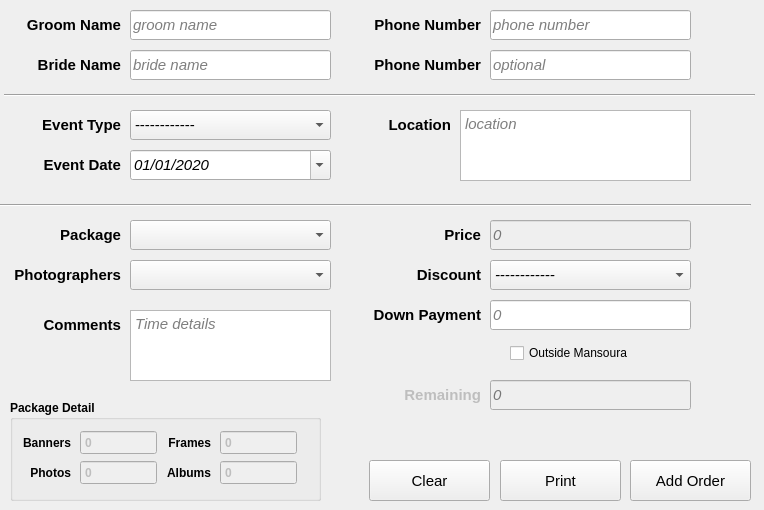
      <widget class="QWidget" name="add_sub_tab">
       <attribute name="title">
        <string>add</string>
       </attribute>
       <widget class="QLineEdit" name="lineEdit_7">
        <property name="geometry">
         <rect>
          <x>130</x>
          <y>50</y>
          <width>201</width>
          <height>30</height>
         </rect>
        </property>
        <property name="font">
         <font>
          <pointsize>11</pointsize>
          <italic>true</italic>
         </font>
        </property>
        <property name="text">
         <string/>
        </property>
        <property name="placeholderText">
         <string>bride name</string>
        </property>
       </widget>
       <widget class="QLineEdit" name="lineEdit_11">
        <property name="geometry">
         <rect>
          <x>490</x>
          <y>300</y>
          <width>201</width>
          <height>30</height>
         </rect>
        </property>
        <property name="font">
         <font>
          <pointsize>11</pointsize>
          <italic>true</italic>
         </font>
        </property>
        <property name="text">
         <string/>
        </property>
        <property name="placeholderText">
         <string>0</string>
        </property>
       </widget>
       <widget class="QGroupBox" name="groupBox_4">
        <property name="geometry">
         <rect>
          <x>10</x>
          <y>400</y>
          <width>311</width>
          <height>101</height>
         </rect>
        </property>
        <property name="font">
         <font>
          <weight>75</weight>
          <bold>true</bold>
         </font>
        </property>
        <property name="title">
         <string>Package Detail</string>
        </property>
        <widget class="QLabel" name="label_24">
         <property name="geometry">
          <rect>
           <x>10</x>
           <y>30</y>
           <width>51</width>
           <height>25</height>
          </rect>
         </property>
         <property name="font">
          <font>
           <family>Segoe UI</family>
           <pointsize>9</pointsize>
           <weight>75</weight>
           <bold>true</bold>
          </font>
         </property>
         <property name="text">
          <string>Banners</string>
         </property>
         <property name="alignment">
          <set>Qt::AlignRight|Qt::AlignTrailing|Qt::AlignVCenter</set>
         </property>
        </widget>
        <widget class="QLabel" name="label_25">
         <property name="geometry">
          <rect>
           <x>150</x>
           <y>30</y>
           <width>51</width>
           <height>25</height>
          </rect>
         </property>
         <property name="font">
          <font>
           <family>Segoe UI</family>
           <pointsize>9</pointsize>
           <weight>75</weight>
           <bold>true</bold>
          </font>
         </property>
         <property name="text">
          <string>Frames</string>
         </property>
         <property name="alignment">
          <set>Qt::AlignRight|Qt::AlignTrailing|Qt::AlignVCenter</set>
         </property>
        </widget>
        <widget class="QLabel" name="label_26">
         <property name="geometry">
          <rect>
           <x>10</x>
           <y>60</y>
           <width>51</width>
           <height>25</height>
          </rect>
         </property>
         <property name="font">
          <font>
           <family>Segoe UI</family>
           <pointsize>9</pointsize>
           <weight>75</weight>
           <bold>true</bold>
          </font>
         </property>
         <property name="text">
          <string>Photos</string>
         </property>
         <property name="alignment">
          <set>Qt::AlignRight|Qt::AlignTrailing|Qt::AlignVCenter</set>
         </property>
        </widget>
        <widget class="QLabel" name="label_27">
         <property name="geometry">
          <rect>
           <x>150</x>
           <y>60</y>
           <width>51</width>
           <height>25</height>
          </rect>
         </property>
         <property name="font">
          <font>
           <family>Segoe UI</family>
           <pointsize>9</pointsize>
           <weight>75</weight>
           <bold>true</bold>
          </font>
         </property>
         <property name="text">
          <string>Albums</string>
         </property>
         <property name="alignment">
          <set>Qt::AlignRight|Qt::AlignTrailing|Qt::AlignVCenter</set>
         </property>
        </widget>
        <widget class="QSpinBox" name="spinBox_5">
         <property name="enabled">
          <bool>false</bool>
         </property>
         <property name="geometry">
          <rect>
           <x>70</x>
           <y>30</y>
           <width>77</width>
           <height>25</height>
          </rect>
         </property>
         <property name="buttonSymbols">
          <enum>QAbstractSpinBox::NoButtons</enum>
         </property>
         <property name="maximum">
          <number>9999</number>
         </property>
         <property name="stepType">
          <enum>QAbstractSpinBox::DefaultStepType</enum>
         </property>
         <property name="value">
          <number>0</number>
         </property>
        </widget>
        <widget class="QSpinBox" name="spinBox_6">
         <property name="enabled">
          <bool>false</bool>
         </property>
         <property name="geometry">
          <rect>
           <x>70</x>
           <y>60</y>
           <width>77</width>
           <height>25</height>
          </rect>
         </property>
         <property name="buttonSymbols">
          <enum>QAbstractSpinBox::NoButtons</enum>
         </property>
         <property name="maximum">
          <number>9999</number>
         </property>
        </widget>
        <widget class="QSpinBox" name="spinBox_7">
         <property name="enabled">
          <bool>false</bool>
         </property>
         <property name="geometry">
          <rect>
           <x>210</x>
           <y>30</y>
           <width>77</width>
           <height>25</height>
          </rect>
         </property>
         <property name="buttonSymbols">
          <enum>QAbstractSpinBox::NoButtons</enum>
         </property>
         <property name="maximum">
          <number>9999</number>
         </property>
        </widget>
        <widget class="QSpinBox" name="spinBox_8">
         <property name="enabled">
          <bool>false</bool>
         </property>
         <property name="geometry">
          <rect>
           <x>210</x>
           <y>60</y>
           <width>77</width>
           <height>25</height>
          </rect>
         </property>
         <property name="buttonSymbols">
          <enum>QAbstractSpinBox::NoButtons</enum>
         </property>
         <property name="maximum">
          <number>9999</number>
         </property>
        </widget>
       </widget>
       <widget class="QLabel" name="label_20">
        <property name="geometry">
         <rect>
          <x>10</x>
          <y>260</y>
          <width>111</width>
          <height>30</height>
         </rect>
        </property>
        <property name="font">
         <font>
          <family>Segoe UI</family>
          <pointsize>11</pointsize>
          <weight>75</weight>
          <bold>true</bold>
         </font>
        </property>
        <property name="text">
         <string>Photographers</string>
        </property>
        <property name="alignment">
         <set>Qt::AlignRight|Qt::AlignTrailing|Qt::AlignVCenter</set>
        </property>
       </widget>
       <widget class="QLabel" name="label_11">
        <property name="geometry">
         <rect>
          <x>10</x>
          <y>10</y>
          <width>111</width>
          <height>30</height>
         </rect>
        </property>
        <property name="font">
         <font>
          <family>Segoe UI</family>
          <pointsize>11</pointsize>
          <weight>75</weight>
          <bold>true</bold>
         </font>
        </property>
        <property name="text">
         <string>Groom Name</string>
        </property>
        <property name="alignment">
         <set>Qt::AlignRight|Qt::AlignTrailing|Qt::AlignVCenter</set>
        </property>
       </widget>
       <widget class="QComboBox" name="comboBox_photographers">
        <property name="geometry">
         <rect>
          <x>130</x>
          <y>260</y>
          <width>201</width>
          <height>30</height>
         </rect>
        </property>
        <property name="font">
         <font>
          <pointsize>11</pointsize>
          <italic>true</italic>
         </font>
        </property>
       </widget>
       <widget class="QLabel" name="label_15">
        <property name="geometry">
         <rect>
          <x>10</x>
          <y>220</y>
          <width>111</width>
          <height>30</height>
         </rect>
        </property>
        <property name="font">
         <font>
          <family>Segoe UI</family>
          <pointsize>11</pointsize>
          <weight>75</weight>
          <bold>true</bold>
         </font>
        </property>
        <property name="text">
         <string>Package</string>
        </property>
        <property name="alignment">
         <set>Qt::AlignRight|Qt::AlignTrailing|Qt::AlignVCenter</set>
        </property>
       </widget>
       <widget class="QLabel" name="label_19">
        <property name="geometry">
         <rect>
          <x>370</x>
          <y>220</y>
          <width>111</width>
          <height>30</height>
         </rect>
        </property>
        <property name="font">
         <font>
          <family>Segoe UI</family>
          <pointsize>11</pointsize>
          <weight>75</weight>
          <bold>true</bold>
         </font>
        </property>
        <property name="text">
         <string>Price</string>
        </property>
        <property name="alignment">
         <set>Qt::AlignRight|Qt::AlignTrailing|Qt::AlignVCenter</set>
        </property>
       </widget>
       <widget class="QLabel" name="label_21">
        <property name="geometry">
         <rect>
          <x>370</x>
          <y>300</y>
          <width>111</width>
          <height>30</height>
         </rect>
        </property>
        <property name="font">
         <font>
          <family>Segoe UI</family>
          <pointsize>11</pointsize>
          <weight>75</weight>
          <bold>true</bold>
         </font>
        </property>
        <property name="text">
         <string>Down Payment</string>
        </property>
        <property name="alignment">
         <set>Qt::AlignRight|Qt::AlignTrailing|Qt::AlignVCenter</set>
        </property>
       </widget>
       <widget class="Line" name="line_2">
        <property name="geometry">
         <rect>
          <x>0</x>
          <y>200</y>
          <width>751</width>
          <height>10</height>
         </rect>
        </property>
        <property name="orientation">
         <enum>Qt::Horizontal</enum>
        </property>
       </widget>
       <widget class="QLineEdit" name="lineEdit_10">
        <property name="enabled">
         <bool>false</bool>
        </property>
        <property name="geometry">
         <rect>
          <x>490</x>
          <y>220</y>
          <width>201</width>
          <height>30</height>
         </rect>
        </property>
        <property name="font">
         <font>
          <pointsize>11</pointsize>
          <italic>true</italic>
         </font>
        </property>
        <property name="placeholderText">
         <string>0</string>
        </property>
       </widget>
       <widget class="QLineEdit" name="lineEdit_9">
        <property name="geometry">
         <rect>
          <x>490</x>
          <y>50</y>
          <width>201</width>
          <height>30</height>
         </rect>
        </property>
        <property name="font">
         <font>
          <pointsize>11</pointsize>
          <italic>true</italic>
         </font>
        </property>
        <property name="text">
         <string/>
        </property>
        <property name="placeholderText">
         <string>optional</string>
        </property>
       </widget>
       <widget class="QLabel" name="label_13">
        <property name="geometry">
         <rect>
          <x>340</x>
          <y>50</y>
          <width>141</width>
          <height>30</height>
         </rect>
        </property>
        <property name="font">
         <font>
          <family>Segoe UI</family>
          <pointsize>11</pointsize>
          <weight>75</weight>
          <bold>true</bold>
         </font>
        </property>
        <property name="text">
         <string>Phone Number</string>
        </property>
        <property name="alignment">
         <set>Qt::AlignRight|Qt::AlignTrailing|Qt::AlignVCenter</set>
        </property>
       </widget>
       <widget class="QLineEdit" name="lineEdit_8">
        <property name="geometry">
         <rect>
          <x>490</x>
          <y>10</y>
          <width>201</width>
          <height>30</height>
         </rect>
        </property>
        <property name="font">
         <font>
          <pointsize>11</pointsize>
          <italic>true</italic>
         </font>
        </property>
        <property name="placeholderText">
         <string>phone number</string>
        </property>
       </widget>
       <widget class="QLabel" name="label_17">
        <property name="geometry">
         <rect>
          <x>10</x>
          <y>110</y>
          <width>111</width>
          <height>30</height>
         </rect>
        </property>
        <property name="font">
         <font>
          <family>Segoe UI</family>
          <pointsize>11</pointsize>
          <weight>75</weight>
          <bold>true</bold>
         </font>
        </property>
        <property name="text">
         <string>Event Type</string>
        </property>
        <property name="alignment">
         <set>Qt::AlignRight|Qt::AlignTrailing|Qt::AlignVCenter</set>
        </property>
       </widget>
       <widget class="QLabel" name="label_14">
        <property name="geometry">
         <rect>
          <x>370</x>
          <y>10</y>
          <width>111</width>
          <height>30</height>
         </rect>
        </property>
        <property name="font">
         <font>
          <family>Segoe UI</family>
          <pointsize>11</pointsize>
          <weight>75</weight>
          <bold>true</bold>
         </font>
        </property>
        <property name="text">
         <string>Phone Number</string>
        </property>
        <property name="alignment">
         <set>Qt::AlignRight|Qt::AlignTrailing|Qt::AlignVCenter</set>
        </property>
       </widget>
       <widget class="QLabel" name="label_12">
        <property name="geometry">
         <rect>
          <x>10</x>
          <y>50</y>
          <width>111</width>
          <height>30</height>
         </rect>
        </property>
        <property name="font">
         <font>
          <family>Segoe UI</family>
          <pointsize>11</pointsize>
          <weight>75</weight>
          <bold>true</bold>
         </font>
        </property>
        <property name="text">
         <string>Bride Name</string>
        </property>
        <property name="alignment">
         <set>Qt::AlignRight|Qt::AlignTrailing|Qt::AlignVCenter</set>
        </property>
       </widget>
       <widget class="QComboBox" name="comboBox_packages">
        <property name="geometry">
         <rect>
          <x>130</x>
          <y>220</y>
          <width>201</width>
          <height>30</height>
         </rect>
        </property>
        <property name="font">
         <font>
          <pointsize>11</pointsize>
          <italic>true</italic>
         </font>
        </property>
       </widget>
       <widget class="QLabel" name="label_23">
        <property name="geometry">
         <rect>
          <x>30</x>
          <y>310</y>
          <width>91</width>
          <height>30</height>
         </rect>
        </property>
        <property name="font">
         <font>
          <family>Segoe UI</family>
          <pointsize>11</pointsize>
          <weight>75</weight>
          <bold>true</bold>
         </font>
        </property>
        <property name="text">
         <string>Comments</string>
        </property>
        <property name="alignment">
         <set>Qt::AlignRight|Qt::AlignTrailing|Qt::AlignVCenter</set>
        </property>
       </widget>
       <widget class="Line" name="line">
        <property name="geometry">
         <rect>
          <x>4</x>
          <y>90</y>
          <width>751</width>
          <height>10</height>
         </rect>
        </property>
        <property name="orientation">
         <enum>Qt::Horizontal</enum>
        </property>
       </widget>
       <widget class="QPushButton" name="pushButton_9">
        <property name="geometry">
         <rect>
          <x>630</x>
          <y>460</y>
          <width>121</width>
          <height>41</height>
         </rect>
        </property>
        <property name="font">
         <font>
          <pointsize>11</pointsize>
          <weight>50</weight>
          <italic>false</italic>
          <bold>false</bold>
         </font>
        </property>
        <property name="text">
         <string>Add Order</string>
        </property>
       </widget>
       <widget class="QLineEdit" name="lineEdit_6">
        <property name="geometry">
         <rect>
          <x>130</x>
          <y>10</y>
          <width>201</width>
          <height>30</height>
         </rect>
        </property>
        <property name="font">
         <font>
          <pointsize>11</pointsize>
          <italic>true</italic>
         </font>
        </property>
        <property name="placeholderText">
         <string>groom name</string>
        </property>
       </widget>
       <widget class="QTextEdit" name="textEdit">
        <property name="geometry">
         <rect>
          <x>460</x>
          <y>110</y>
          <width>231</width>
          <height>71</height>
         </rect>
        </property>
        <property name="font">
         <font>
          <pointsize>11</pointsize>
          <italic>true</italic>
         </font>
        </property>
        <property name="placeholderText">
         <string>location</string>
        </property>
       </widget>
       <widget class="QLabel" name="label_18">
        <property name="geometry">
         <rect>
          <x>360</x>
          <y>110</y>
          <width>91</width>
          <height>30</height>
         </rect>
        </property>
        <property name="font">
         <font>
          <family>Segoe UI</family>
          <pointsize>11</pointsize>
          <weight>75</weight>
          <bold>true</bold>
         </font>
        </property>
        <property name="text">
         <string>Location</string>
        </property>
        <property name="alignment">
         <set>Qt::AlignRight|Qt::AlignTrailing|Qt::AlignVCenter</set>
        </property>
       </widget>
       <widget class="QTextEdit" name="textEdit_2">
        <property name="geometry">
         <rect>
          <x>130</x>
          <y>310</y>
          <width>201</width>
          <height>71</height>
         </rect>
        </property>
        <property name="font">
         <font>
          <pointsize>11</pointsize>
          <italic>true</italic>
         </font>
        </property>
        <property name="placeholderText">
         <string>Time details</string>
        </property>
       </widget>
       <widget class="QLabel" name="label_16">
        <property name="geometry">
         <rect>
          <x>10</x>
          <y>150</y>
          <width>111</width>
          <height>30</height>
         </rect>
        </property>
        <property name="font">
         <font>
          <family>Segoe UI</family>
          <pointsize>11</pointsize>
          <weight>75</weight>
          <bold>true</bold>
         </font>
        </property>
        <property name="text">
         <string>Event Date</string>
        </property>
        <property name="alignment">
         <set>Qt::AlignRight|Qt::AlignTrailing|Qt::AlignVCenter</set>
        </property>
       </widget>
       <widget class="QPushButton" name="pushButton_12">
        <property name="geometry">
         <rect>
          <x>500</x>
          <y>460</y>
          <width>121</width>
          <height>41</height>
         </rect>
        </property>
        <property name="font">
         <font>
          <pointsize>11</pointsize>
          <weight>50</weight>
          <italic>false</italic>
          <bold>false</bold>
         </font>
        </property>
        <property name="text">
         <string>Print</string>
        </property>
       </widget>
       <widget class="QDateEdit" name="dateEdit_10">
        <property name="geometry">
         <rect>
          <x>130</x>
          <y>150</y>
          <width>201</width>
          <height>30</height>
         </rect>
        </property>
        <property name="font">
         <font>
          <family>Segoe UI</family>
          <pointsize>11</pointsize>
          <italic>true</italic>
         </font>
        </property>
        <property name="dateTime">
         <datetime>
          <hour>0</hour>
          <minute>0</minute>
          <second>0</second>
          <year>2020</year>
          <month>1</month>
          <day>1</day>
         </datetime>
        </property>
        <property name="displayFormat">
         <string>MM/dd/yyyy</string>
        </property>
        <property name="calendarPopup">
         <bool>true</bool>
        </property>
        <property name="timeSpec">
         <enum>Qt::TimeZone</enum>
        </property>
       </widget>
       <widget class="QComboBox" name="comboBox_2">
        <property name="geometry">
         <rect>
          <x>130</x>
          <y>110</y>
          <width>201</width>
          <height>30</height>
         </rect>
        </property>
        <property name="font">
         <font>
          <pointsize>11</pointsize>
         </font>
        </property>
        <item>
         <property name="text">
          <string>------------</string>
         </property>
        </item>
        <item>
         <property name="text">
          <string>Wedding</string>
         </property>
        </item>
        <item>
         <property name="text">
          <string>Casual</string>
         </property>
        </item>
        <item>
         <property name="text">
          <string>Engagement</string>
         </property>
        </item>
        <item>
         <property name="text">
          <string>others</string>
         </property>
        </item>
       </widget>
       <widget class="QCheckBox" name="checkBox_14">
        <property name="enabled">
         <bool>true</bool>
        </property>
        <property name="geometry">
         <rect>
          <x>510</x>
          <y>340</y>
          <width>161</width>
          <height>26</height>
         </rect>
        </property>
        <property name="text">
         <string>Outside Mansoura</string>
        </property>
       </widget>
       <widget class="QComboBox" name="comboBox_packages_2">
        <property name="geometry">
         <rect>
          <x>490</x>
          <y>260</y>
          <width>201</width>
          <height>30</height>
         </rect>
        </property>
        <property name="font">
         <font>
          <pointsize>11</pointsize>
          <italic>true</italic>
         </font>
        </property>
        <item>
         <property name="text">
          <string>------------</string>
         </property>
        </item>
        <item>
         <property name="text">
          <string>5% discount</string>
         </property>
        </item>
        <item>
         <property name="text">
          <string>10% discount</string>
         </property>
        </item>
        <item>
         <property name="text">
          <string>15% discount</string>
         </property>
        </item>
        <item>
         <property name="text">
          <string>20% discount</string>
         </property>
        </item>
       </widget>
       <widget class="QLabel" name="label_22">
        <property name="geometry">
         <rect>
          <x>370</x>
          <y>260</y>
          <width>111</width>
          <height>30</height>
         </rect>
        </property>
        <property name="font">
         <font>
          <family>Segoe UI</family>
          <pointsize>11</pointsize>
          <weight>75</weight>
          <bold>true</bold>
         </font>
        </property>
        <property name="text">
         <string>Discount</string>
        </property>
        <property name="alignment">
         <set>Qt::AlignRight|Qt::AlignTrailing|Qt::AlignVCenter</set>
        </property>
       </widget>
       <widget class="QLineEdit" name="lineEdit_36">
        <property name="enabled">
         <bool>false</bool>
        </property>
        <property name="geometry">
         <rect>
          <x>490</x>
          <y>380</y>
          <width>201</width>
          <height>30</height>
         </rect>
        </property>
        <property name="font">
         <font>
          <pointsize>11</pointsize>
          <italic>true</italic>
         </font>
        </property>
        <property name="text">
         <string/>
        </property>
        <property name="placeholderText">
         <string>0</string>
        </property>
       </widget>
       <widget class="QLabel" name="label_64">
        <property name="enabled">
         <bool>false</bool>
        </property>
        <property name="geometry">
         <rect>
          <x>370</x>
          <y>380</y>
          <width>111</width>
          <height>30</height>
         </rect>
        </property>
        <property name="font">
         <font>
          <family>Segoe UI</family>
          <pointsize>11</pointsize>
          <weight>75</weight>
          <bold>true</bold>
         </font>
        </property>
        <property name="text">
         <string>Remaining</string>
        </property>
        <property name="alignment">
         <set>Qt::AlignRight|Qt::AlignTrailing|Qt::AlignVCenter</set>
        </property>
       </widget>
       <widget class="QPushButton" name="pushButton_37">
        <property name="geometry">
         <rect>
          <x>369</x>
          <y>460</y>
          <width>121</width>
          <height>41</height>
         </rect>
        </property>
        <property name="font">
         <font>
          <pointsize>11</pointsize>
         </font>
        </property>
        <property name="text">
         <string>Clear</string>
        </property>
       </widget>
      </widget>
